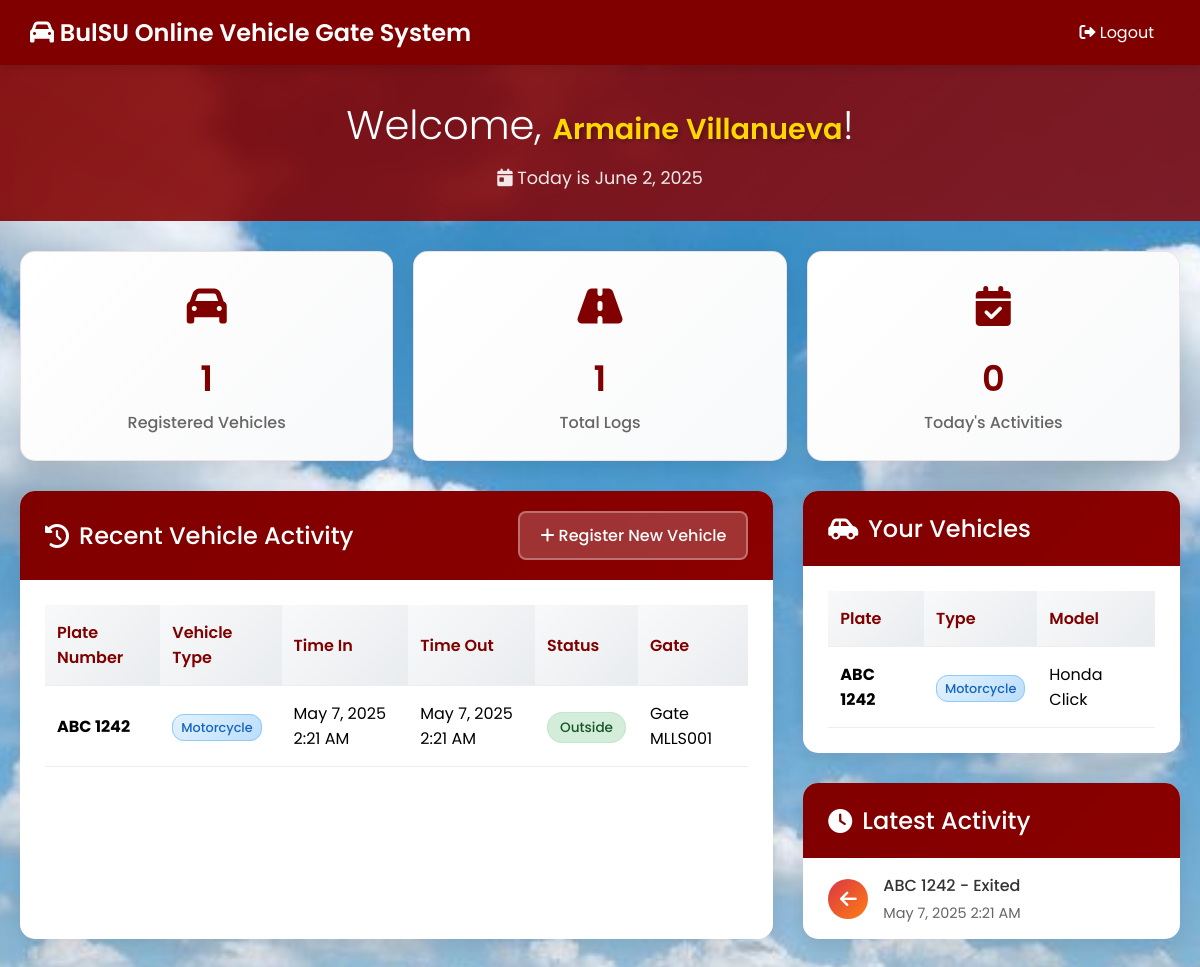
The page /vehicleownerdash.php (signed in) on the database its author committed.
### tables this page shows
CREATE TABLE `vehicle_owner` (
  `OwnerID` int(255) NOT NULL,
  `LastName` varchar(50) NOT NULL,
  `FirstName` varchar(50) NOT NULL,
  `MiddleName` varchar(50) NOT NULL,
  `Department` varchar(60) NOT NULL,
  `ContactNumber` int(11) NOT NULL,
  `Email` varchar(30) NOT NULL,
  `Position` varchar(30) NOT NULL,
  `Username` varchar(30) NOT NULL,
  `Password` varchar(30) NOT NULL,
  `image_path` varchar(255) DEFAULT NULL
);

CREATE TABLE `vehicle_log` (
  `LogID` int(255) NOT NULL,
  `VehicleID` int(50) NOT NULL,
  `GateID` varchar(50) NOT NULL,
  `GuardID` int(50) NOT NULL,
  `TimeIn` datetime(6) NOT NULL,
  `TimeOut` datetime(6) NOT NULL,
  `Status` text NOT NULL DEFAULT 'Inside'
);

CREATE TABLE `vehicle` (
  `VehicleID` int(255) NOT NULL,
  `PlateNumber` varchar(50) NOT NULL,
  `Type` varchar(50) NOT NULL,
  `Model` varchar(50) NOT NULL,
  `OwnerID` int(60) NOT NULL,
  `Status` varchar(40) NOT NULL,
  `DateRegistered` date NOT NULL DEFAULT current_timestamp(),
  `PlateNumberImage` varchar(255) NOT NULL,
  `Reg_Stat` varchar(100) NOT NULL DEFAULT 'Approved'
);

### vehicleownerdash.php (the view, shortened to what this page needs)
<?php
$conn = openCon();
$ownerId = $_SESSION['owner_id'];
$sqlOwner = "SELECT FirstName, LastName FROM vehicle_owner WHERE OwnerID = ?";
$stmtOwner = $conn->prepare($sqlOwner);
$stmtOwner->bind_param("i", $ownerId);
$stmtOwner->execute();
$resultOwner = $stmtOwner->get_result();
$ownerInfo = $resultOwner->fetch_assoc();
$ownerName = $ownerInfo ? $ownerInfo['FirstName'] . ' ' . $ownerInfo['LastName'] : 'User';
$sqlLogs = "SELECT vl.*, v.PlateNumber, v.Type FROM vehicle_log vl
            JOIN vehicle v ON vl.VehicleID = v.VehicleID
            WHERE v.OwnerID = ?
            ORDER BY vl.TimeIn DESC";
$stmtLogs = $conn->prepare($sqlLogs);
$stmtLogs->bind_param("i", $ownerId);
$stmtLogs->execute();
$resultLogs = $stmtLogs->get_result();
$vehicleLogs = [];
while ($row = $resultLogs->fetch_assoc()) {
    $vehicleLogs[] = $row;
}
$sqlVehicles = "SELECT * FROM vehicle WHERE OwnerID = ?";
$stmtVehicles = $conn->prepare($sqlVehicles);
$stmtVehicles->bind_param("i", $ownerId);
$stmtVehicles->execute();
$resultVehicles = $stmtVehicles->get_result();
$registeredVehicles = [];
while ($row = $resultVehicles->fetch_assoc()) {
    $registeredVehicles[] = $row;
}
$totalVehicles = count($registeredVehicles);
$totalLogs = count($vehicleLogs);
$todayLogs = 0;
?>
<!DOCTYPE html>
<html lang="en">
<head>
  <link rel="stylesheet" href="https://cdnjs.cloudflare.com/ajax/libs/font-awesome/6.0.0/css/all.min.css">
</head>
<body>
<nav>
  <h1><i class="fas fa-car"></i> BulSU Online Vehicle Gate System</h1>
  <div class="nav-links">
    <a href="index.php"><i class="fas fa-sign-out-alt"></i> Logout</a>
  </div>
</nav>
<div class="welcome-header">
  <h1>Welcome, <span class="username"><?php echo htmlspecialchars($ownerName); ?></span>!</h1>
  <p><i class="fas fa-calendar-day"></i> Today is <?php echo date('F j, Y'); ?></p>
</div>
<div class="container">
  <div class="stats-grid">
    <div class="stat-card">
      <div class="icon"><i class="fas fa-car"></i></div>
      <div class="number"><?php echo $totalVehicles; ?></div>
      <div class="label">Registered Vehicles</div>
    </div>
    <div class="stat-card">
      <div class="icon"><i class="fas fa-road"></i></div>
      <div class="number"><?php echo $totalLogs; ?></div>
      <div class="label">Total Logs</div>
    </div>
    <div class="stat-card">
      <div class="icon"><i class="fas fa-calendar-check"></i></div>
      <div class="number"><?php echo $todayLogs; ?></div>
      <div class="label">Today's Activities</div>
    </div>
  </div>
  <div class="main-content">
    <div class="section-card">
      <div class="section-header">
        <h2><i class="fas fa-history"></i> Recent Vehicle Activity</h2>
        <a href="vehicleregister.php" class="register-btn">
          <i class="fas fa-plus"></i> Register New Vehicle
        </a>
      </div>
      <div class="table-container">
        <?php if (!empty($vehicleLogs)): ?>
          <table>
            <thead>
              <tr>
                <th>Plate Number</th>
                <th>Vehicle Type</th>
                <th>Time In</th>
                <th>Time Out</th>
                <th>Status</th>
                <th>Gate</th>
              </tr>
            </thead>
            <tbody>
              <?php foreach (array_slice($vehicleLogs, 0, 10) as $log): ?>
                <tr>
                  <td><strong><?php echo htmlspecialchars($log['PlateNumber']); ?></strong></td>
                  <td><span class="vehicle-type"><?php echo htmlspecialchars($log['Type']); ?></span></td>
                  <td><?php echo date('M j, Y g:i A', strtotime($log['TimeIn'])); ?></td>
                  <td><?php echo $log['TimeOut'] ? date('M j, Y g:i A', strtotime($log['TimeOut'])) : '---'; ?></td>
                  <td>
                    <?php
                    $status = !empty($log['TimeOut']) ? 'Outside' : 'Inside';
                    $statusClass = strtolower($status);
                    ?>
                    <span class="status-badge status-<?php echo $statusClass; ?>">
                      <?php echo $status; ?>
                    </span>
                  </td>
                  <td>Gate <?php echo htmlspecialchars($log['GateID']); ?></td>
                </tr>
              <?php endforeach; ?>
            </tbody>
          </table>
        <?php endif; ?>
      </div>
    </div>
    <div>
      <div class="section-card">
        <div class="section-header">
          <h2><i class="fas fa-car-side"></i> Your Vehicles</h2>
        </div>
        <div class="table-container">
          <?php if (!empty($registeredVehicles)): ?>
            <table>
              <thead>
                <tr>
                  <th>Plate</th>
                  <th>Type</th>
                  <th>Model</th>
                </tr>
              </thead>
              <tbody>
                <?php foreach ($registeredVehicles as $vehicle): ?>
                  <tr>
                    <td><strong><?php echo htmlspecialchars($vehicle['PlateNumber']); ?></strong></td>
                    <td><span class="vehicle-type"><?php echo htmlspecialchars($vehicle['Type']); ?></span></td>
                    <td><?php echo htmlspecialchars($vehicle['Model']); ?></td>
                  </tr>
                <?php endforeach; ?>
              </tbody>
            </table>
          <?php endif; ?>
        </div>
      </div>
      <?php if (!empty($vehicleLogs)): ?>
      <div class="recent-activity">
        <div class="section-header">
          <h2><i class="fas fa-clock"></i> Latest Activity</h2>
        </div>
        <?php foreach (array_slice($vehicleLogs, 0, 5) as $log): ?>
          <div class="activity-item">
            <div class="activity-icon <?php echo !empty($log['TimeOut']) ? 'activity-out' : 'activity-in'; ?>">
              <i class="fas fa-<?php echo !empty($log['TimeOut']) ? 'arrow-left' : 'arrow-right'; ?>"></i>
            </div>
            <div class="activity-details">
              <h4><?php echo htmlspecialchars($log['PlateNumber']); ?> - <?php echo !empty($log['TimeOut']) ? 'Exited' : 'Entered'; ?></h4>
              <p><?php echo date('M j, Y g:i A', strtotime(!empty($log['TimeOut']) ? $log['TimeOut'] : $log['TimeIn'])); ?></p>
            </div>
          </div>
        <?php endforeach; ?>
      </div>
      <?php endif; ?>
    </div>
  </div>
</div>
</body>
</html>

### vehicleownerdash.php (style rules this page uses)
* { margin: 0; padding: 0; box-sizing: border-box; }
body { font-family: 'Poppins', sans-serif; background: url("Assets/langit.jpg") no-repeat center center fixed; background-size: cover; min-height: 100vh; display: flex; flex-direction: column; position: relative; }
nav { background-color: maroon; padding: 15px 30px; color: white; display: flex; justify-content: space-between; align-items: center; box-shadow: 0 4px 6px rgba(0, 0, 0, 0.1); position: sticky; top: 0; z-index: 100; }
nav h1 { font-size: 24px; font-weight: 600; }
nav .nav-links a { color: white; text-decoration: none; margin-left: 15px; font-size: 16px; padding: 8px 16px; border-radius: 5px; transition: background-color 0.3s; }
.welcome-header { background: linear-gradient(135deg, rgba(128, 0, 0, 0.9), rgba(139, 0, 0, 0.8)); color: white; padding: 30px 20px; text-align: center; backdrop-filter: blur(10px); }
.welcome-header h1 { font-size: 2.5rem; font-weight: 300; margin-bottom: 10px; }
.welcome-header .username { font-size: 1.8rem; font-weight: 600; color: #FFD700; text-shadow: 2px 2px 4px rgba(0,0,0,0.3); }
.welcome-header p { margin-top: 10px; font-size: 1.1rem; opacity: 0.9; }
.container { max-width: 1400px; margin: 30px auto; padding: 0 20px; }
.stats-grid { display: grid; grid-template-columns: repeat(auto-fit, minmax(250px, 1fr)); gap: 20px; margin-bottom: 30px; }
.stat-card { background: linear-gradient(135deg, white, #f8f9fa); padding: 25px; border-radius: 15px; box-shadow: 0 8px 25px rgba(0,0,0,0.1); text-align: center; transition: transform 0.3s, box-shadow 0.3s; border: 1px solid rgba(128, 0, 0, 0.1); }
.stat-card .icon { font-size: 2.5rem; color: maroon; margin-bottom: 15px; }
.stat-card .number { font-size: 2.2rem; font-weight: 600; color: maroon; margin-bottom: 5px; }
.stat-card .label { color: #666; font-size: 1rem; font-weight: 500; }
.main-content { display: grid; grid-template-columns: 2fr 1fr; gap: 30px; margin-bottom: 30px; }
.section-card { background: white; border-radius: 15px; box-shadow: 0 8px 25px rgba(0,0,0,0.1); overflow: hidden; }
.section-header { background: linear-gradient(135deg, maroon, darkred); color: white; padding: 20px 25px; display: flex; justify-content: space-between; align-items: center; }
.section-header h2 { font-size: 1.5rem; font-weight: 500; display: flex; align-items: center; gap: 10px; }
.register-btn { padding: 10px 20px; background: rgba(255, 255, 255, 0.2); color: white; border: 2px solid rgba(255, 255, 255, 0.3); border-radius: 8px; cursor: pointer; text-decoration: none; transition: all 0.3s; font-weight: 500; }
.table-container { padding: 25px; max-height: 600px; overflow-y: auto; }
table { width: 100%; border-collapse: collapse; }
th, td { padding: 15px 12px; text-align: left; border-bottom: 1px solid #eee; vertical-align: middle; }
th { background: linear-gradient(135deg, #f8f9fa, #e9ecef); font-weight: 600; color: maroon; position: sticky; top: 0; z-index: 10; }
.status-badge { padding: 5px 12px; border-radius: 20px; font-size: 0.85rem; font-weight: 500; text-align: center; }
.status-outside { background: #d4edda; color: #155724; border: 1px solid #c3e6cb; }
.vehicle-type { padding: 4px 8px; border-radius: 12px; font-size: 0.8rem; font-weight: 500; background: linear-gradient(135deg, #e3f2fd, #bbdefb); color: #1565c0; border: 1px solid #90caf9; }
.recent-activity { background: white; border-radius: 15px; box-shadow: 0 8px 25px rgba(0, 0, 0, 0.1); margin-top: 30px; max-height: 300px; overflow-y: auto; }
.activity-item { padding: 15px 25px; border-bottom: 1px solid #eee; display: flex; align-items: center; gap: 15px; }
.activity-item:last-child { border-bottom: none; }
.activity-icon { width: 40px; height: 40px; border-radius: 50%; display: flex; align-items: center; justify-content: center; font-size: 1.2rem; color: white; }
.activity-out { background: linear-gradient(135deg, #dc3545, #fd7e14); }
.activity-details h4 { margin-bottom: 5px; color: #333; font-weight: 500; }
.activity-details p { color: #666; font-size: 0.9rem; }

### rows shown on the page
vehicle_owner: ownerName "Armaine Villanueva"
vehicle_log: VehicleID.PlateNumber "ABC 1242", VehicleID.Type "Motorcycle", TimeIn "May 7, 2025 2:21 AM", TimeOut "May 7, 2025 2:21 AM", TimeOut "Outside", GateID "MLLS001", shows "Exited"
vehicle: PlateNumber "ABC 1242", Type "Motorcycle", Model "Honda Click"

### other values the page prints
$totalVehicles "1"
$totalLogs "1"
$todayLogs "0"
